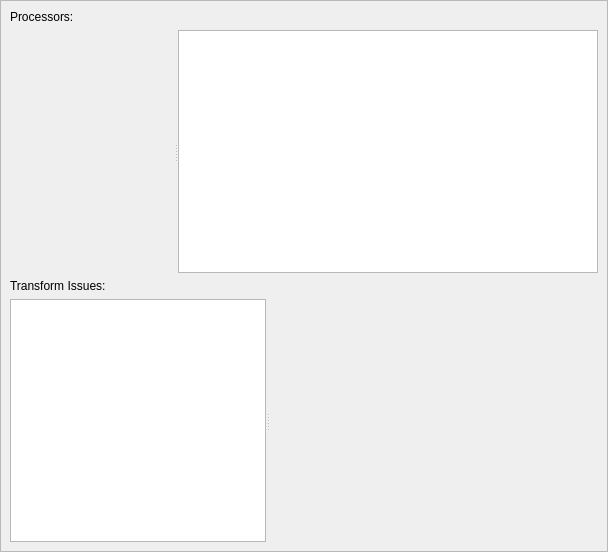
<?xml version="1.0" encoding="UTF-8"?>
<ui version="4.0">
 <class>AssetCuratorPanel</class>
 <widget class="QDockWidget" name="AssetCuratorPanel">
  <property name="geometry">
   <rect>
    <x>0</x>
    <y>0</y>
    <width>608</width>
    <height>552</height>
   </rect>
  </property>
  <property name="windowIcon">
   <iconset resource="../../../../Code/Tools/GuiFoundation/QtResources/resources.qrc">
    <normaloff>:/GuiFoundation/Icons/Log.png</normaloff>:/GuiFoundation/Icons/Log.png</iconset>
  </property>
  <property name="windowTitle">
   <string>Asset Curator</string>
  </property>
  <widget class="QFrame" name="dockWidgetContents">
   <property name="frameShape">
    <enum>QFrame::StyledPanel</enum>
   </property>
   <property name="frameShadow">
    <enum>QFrame::Sunken</enum>
   </property>
   <property name="lineWidth">
    <number>1</number>
   </property>
   <property name="midLineWidth">
    <number>0</number>
   </property>
   <layout class="QVBoxLayout" name="verticalLayout">
    <item>
     <layout class="QHBoxLayout" name="horizontalLayout">
      <item>
       <widget class="QLabel" name="label">
        <property name="text">
         <string>Processors:</string>
        </property>
       </widget>
      </item>
      <item>
       <widget class="ezQtCuratorControl" name="CuratorControl" native="true">
        <property name="sizePolicy">
         <sizepolicy hsizetype="Preferred" vsizetype="Preferred">
          <horstretch>1</horstretch>
          <verstretch>0</verstretch>
         </sizepolicy>
        </property>
       </widget>
      </item>
     </layout>
    </item>
    <item>
     <widget class="QSplitter" name="splitter">
      <property name="sizePolicy">
       <sizepolicy hsizetype="Expanding" vsizetype="Expanding">
        <horstretch>0</horstretch>
        <verstretch>0</verstretch>
       </sizepolicy>
      </property>
      <property name="orientation">
       <enum>Qt::Horizontal</enum>
      </property>
      <widget class="ezQtLogWidget" name="CuratorLog" native="true"/>
      <widget class="QListView" name="Processors">
       <property name="sizePolicy">
        <sizepolicy hsizetype="Expanding" vsizetype="Expanding">
         <horstretch>0</horstretch>
         <verstretch>1</verstretch>
        </sizepolicy>
       </property>
      </widget>
     </widget>
    </item>
    <item>
     <widget class="QLabel" name="label_2">
      <property name="text">
       <string>Transform Issues:</string>
      </property>
     </widget>
    </item>
    <item>
     <widget class="QSplitter" name="splitter_2">
      <property name="sizePolicy">
       <sizepolicy hsizetype="Expanding" vsizetype="Expanding">
        <horstretch>0</horstretch>
        <verstretch>0</verstretch>
       </sizepolicy>
      </property>
      <property name="orientation">
       <enum>Qt::Horizontal</enum>
      </property>
      <widget class="QTreeView" name="ListAssets"/>
      <widget class="ezQtLogWidget" name="TransformLog" native="true">
       <property name="sizePolicy">
        <sizepolicy hsizetype="Expanding" vsizetype="Expanding">
         <horstretch>1</horstretch>
         <verstretch>1</verstretch>
        </sizepolicy>
       </property>
      </widget>
     </widget>
    </item>
   </layout>
  </widget>
 </widget>
 <customwidgets>
  <customwidget>
   <class>ezQtLogWidget</class>
   <extends>QWidget</extends>
   <header location="global">GuiFoundation/Widgets/LogWidget.moc.h</header>
   <container>1</container>
  </customwidget>
  <customwidget>
   <class>ezQtCuratorControl</class>
   <extends>QWidget</extends>
   <header location="global">EditorFramework/Panels/AssetBrowserPanel/CuratorControl.moc.h</header>
   <container>1</container>
  </customwidget>
 </customwidgets>
 <resources>
  <include location="../../../../Code/Tools/GuiFoundation/QtResources/resources.qrc"/>
 </resources>
 <connections/>
</ui> 
